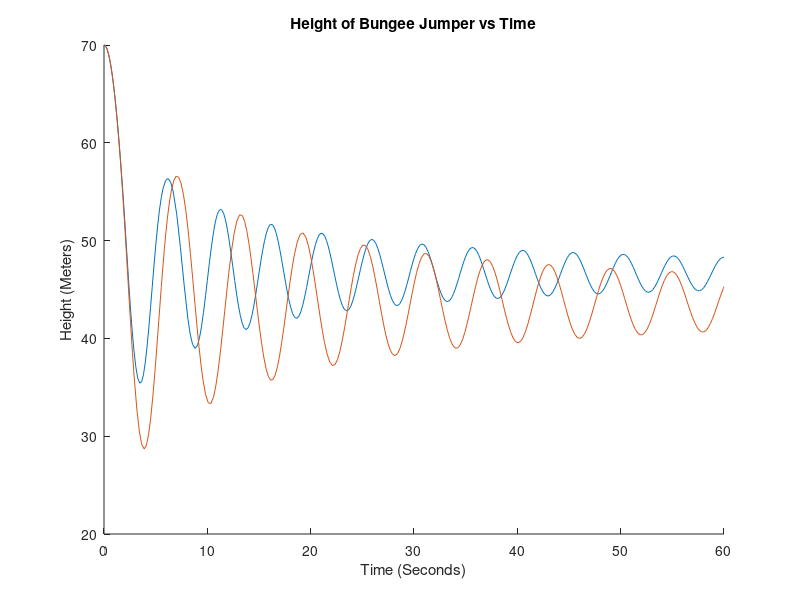
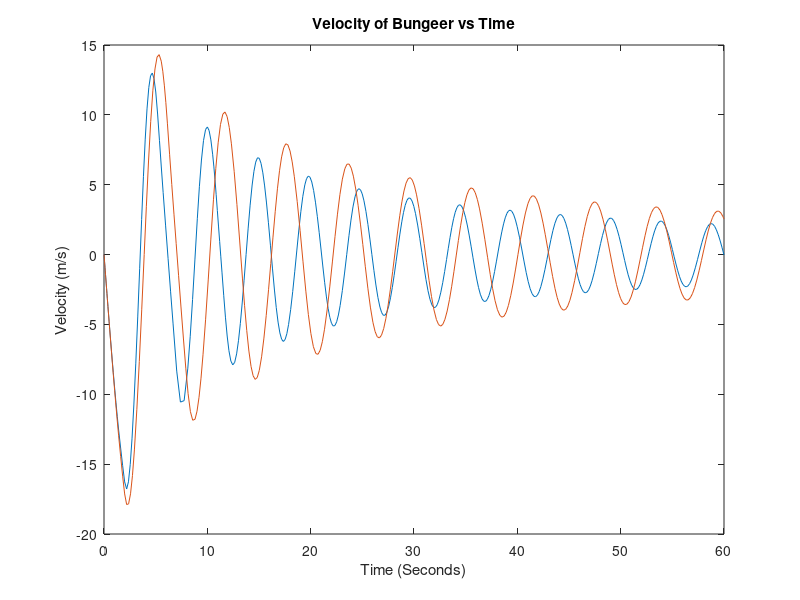

Source code (MATLAB) for these figures, in order:
function [ T, R ] = thirdPassBungee()
%Spring with air resistance, tension in one direction

%universal variables
A = .5; %Cross-sectional area of human lying down (m^2)
rho = 1.2; %Density of air (kg/m^3)
y = 70; %Current height of the jumper m
Cd = 3.3; %Drag coeffiecent of human lying down (unitless)(data from Google Drive)
g = 9.81; %Acceleration due to gravity m/s^2
startH = y; %Starting height of the jumper m
%%%%%%%%%%%%%%%%%%%%%%%%%%%%%%%%%%%%%%%%%%%%%%

% Jumper 1
k1 = 100; %Spring constant of the bungee cord N/m
lo1 =17.5;%Resting length of the cord with no mass on it m
vy1 = 0; %Current velocity of the jumper m/s
mass1 = 60; %Mass of jumper kg
restingL1 = lo1 +((mass1*g)/k1); %Resting length of cord with mass on it m
%%%%%%%%%%%%%%%%%%%%%%%%%%%%%%%%%%%%%%%%%%%%%
%jumper 2

k2 = 100; %Spring constant of the bungee cord N/m
lo2 =17.5;%Resting length of the cord with no mass on it m
vy2 = 0; %Current velocity of the jumper m/s
mass2 = 90; %Mass of jumper kg
restingL2 = lo2 +((mass2*g)/k2); %Resting length of cord with mass on it m

Data1 = [y, vy1 ];
Data2 = [y, vy2];

   % function kopt= jumperOptimization(dataNum)
     %   changingValues(~,dataNum);
   % end



function res = changingValues1(~, Data)
    y = Data(1);
    vy = Data(2);
    dydt = vy;
    
    %Acceleration
    if(y <= (startH - lo1)) %Below tension point
        if(vy >= 0) %Going up STEP 3
            dvydt = (-(mass1*g) + (k1 *(startH-y-lo1)) - (.5 *rho* Cd* A *vy^2 ))/mass1;
        else %Going down STEP 2
            dvydt = (-(mass1*g) + (k1 *(startH-y-lo1)) + (.5 *rho* Cd* A *vy^2 ))/mass1;
        end
        
    else %Above tension point
        if(vy >= 0) %Going up STEP 4
            dvydt = (-(mass1*g) -(.5 *rho* Cd* A *vy^2 ))/mass1;
        else %Going down STEP 1
            dvydt = (-(mass1*g) + (.5 *rho* Cd* A *vy^2 ))/mass1;
        end
    end
     if(dvydt >(3.5*9.8) || dvydt <-(3.5*9.8))
        disp(dvydt);
     end
    res = [dydt; dvydt];
    
end

function res = changingValues2(~, Data)
    y = Data(1);
    vy = Data(2);
    dydt = vy;
    
    %Acceleration
    if(y <= (startH - lo2)) %Below tension point
        if(vy >= 0) %Going up STEP 3
            dvydt = (-(mass2*g) + (k2 *(startH-y-lo2)) - (.5 *rho* Cd* A *vy^2 ))/mass2;
        else %Going down STEP 2
            dvydt = (-(mass2*g) + (k2 *(startH-y-lo2)) + (.5 *rho* Cd* A *vy^2 ))/mass2;
        end
        
    else %Above tension point
        if(vy >= 0) %Going up STEP 4
            dvydt = (-(mass2*g) -(.5 *rho* Cd* A *vy^2 ))/mass2;
        else %Going down STEP 1
            dvydt = (-(mass2*g) + (.5 *rho* Cd* A *vy^2 ))/mass2;
        end
    end
   
    if(dvydt >(3.5*9.8) || dvydt <-(3.5*9.8))
        disp(dvydt);
    end
    res = [dydt; dvydt];
    
end
%for k=5:5:50
 %   for lo = 10:5:50
[T1, R1] = ode45(@changingValues1, [0 60], Data1);
[T2, R2] = ode45(@changingValues2, [0 60], Data2);
hold on
figure(1);
Y1 = R1(:,1);
plot(T1,Y1);
Y2 = R2(:,1);
hold on
plot(T2,Y2);
title('Height of Bungee Jumper vs Time');
xlabel('Time (Seconds)');
ylabel('Height (Meters)');

figure(2);
V1 = R1(:,2);
plot(T1,V1);
V2 = R2(:,2);
%f=fit(V1,V2,'poly2')
hold on;
%plot(f,V1,V2) 
hold on
plot(T2,V2);
title('Velocity of Bungeer vs Time');
xlabel('Time (Seconds)');
ylabel('Velocity (m/s)');

end
